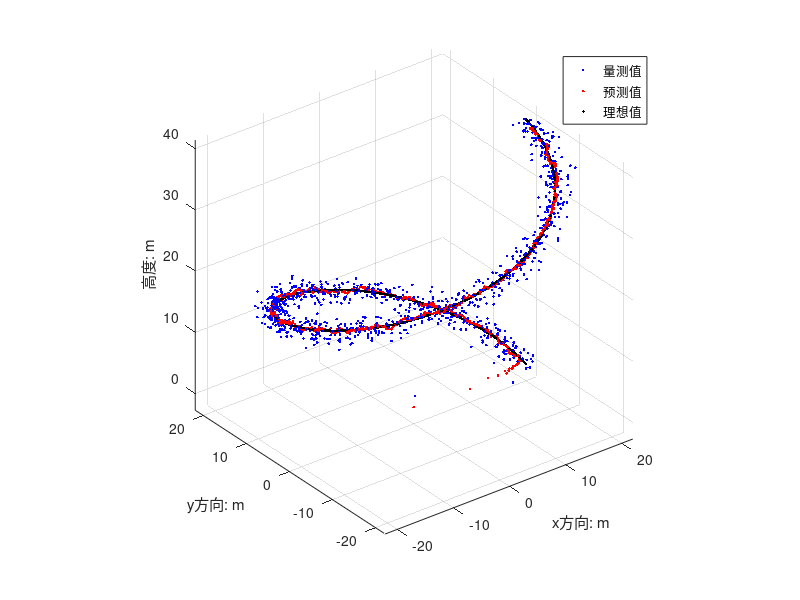

Reproduce this figure in MATLAB.
%% KF估计无人机飞行轨迹

%% 场景假设
% 无人机按照螺旋线飞行，半径为20m，螺距为40m，100s完成一圈飞行
% GPS精度为1m、气压计精度为0.5m
% 数据采集频率为10Hz

clc
clear all
close all

%% 参数定义
D = 3;                          % 维度3 
dt = 0.1;                       % 由频率知，每0.1s采集一次数据
t0 = 0:dt:100;                  % 0~100s
N = length(t0);                 % 采样点数

%% 系统状态空间描述
A = eye(D);                     % 状态转移矩阵，和上一时刻状态没有换算，故A取D阶单位矩阵
H = eye(D);                     % 量测矩阵H
x = zeros(D, N);                % 存储滤波后的预测数据x
x(:, 1) = zeros(D,1);           % x初始值设为 0
z = ones(D, N);                 % z存储滤波前的量测数据
P = eye(D);                     % 估计误差方差P，初始值为 1，取D阶单位矩阵
Q = 0.01*eye(D);                % 过程噪声协方差Q
R = [1 0 0;
     0 1 0;
     0 0 0.5];                  % 量测噪声协方差R，既是传感器精度

%% 无人机运动描述
r = 20;                         % 绕圈半径，20m
w = 2*pi / 100;                 % 角速度，100s绕一圈
true = [r * cos(w*t0); r * sin(w*t0); t0 * 0.4]; % 三维 x,y,z方向，理想值 

%% 卡尔曼滤波公式迭代
k = 1;                                                                  % 采样点计数
for t = dt:dt:100
    k = k + 1;                  
    x(:,k) = A * x(:,k-1);                                              % 卡尔曼公式1
    P = A * P * A' + Q;                                                 % 卡尔曼公式2
    K = P*H' /(H*P*H' + R);                                             % 卡尔曼公式3
    z(:,k) = [true(1,k) + randn; true(2,k) + randn; true(3,k) + randn]; % 三维 x,y,z 方向，滤波前的数据
    x(:,k) = x(:,k) + K * (z(:,k)-H*x(:,k));                            % 卡尔曼公式4
    P = (eye(D)-K*H) * P;                                               % 卡尔曼公式5
end

%% 绘图
plot3(z(1,:),z(2,:),z(3,:),'b.');               % 绘制滤波前的量测数据，“蓝色”
axis('equal');                                  % 坐标等距
grid on;                                        % 添加网格
hold on                                         % 继续绘图
plot3(x(1,:),x(2,:),x(3,:),'r.');               % 绘制滤波后预测数据，“红色”
plot3(true(1,:), true(2,:), true(3,:),'k.');    % 绘制理想值，“黑色”
legend('量测值','预测值','理想值');
xlabel('x方向: m');
ylabel('y方向: m');
zlabel('高度: m');hold off;